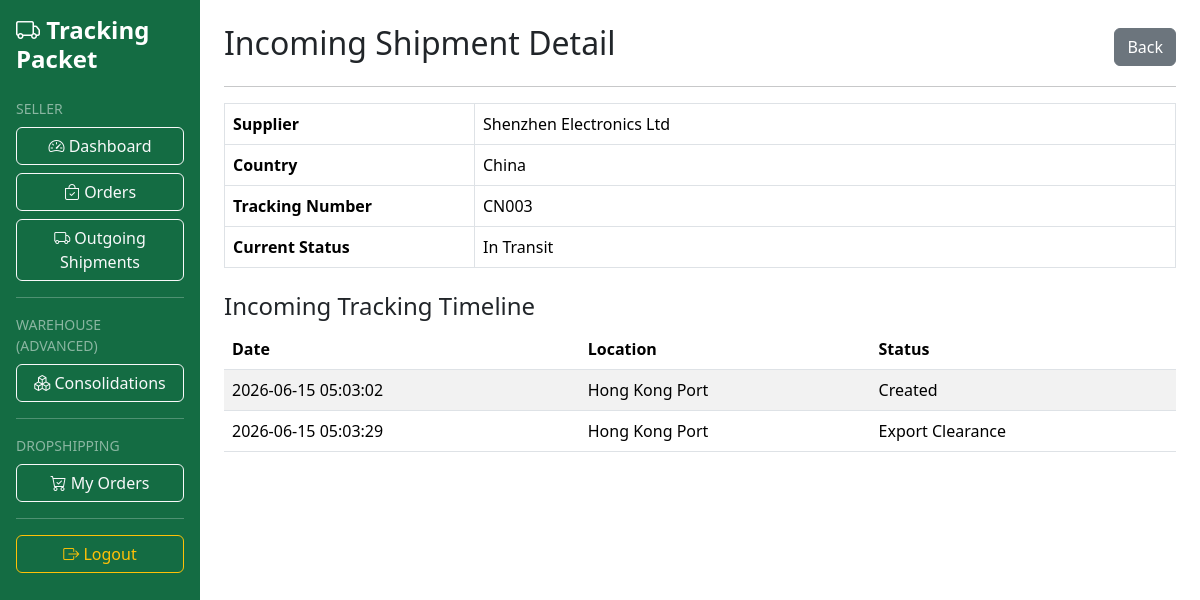
The page /archive/incoming/detail.php?id=1 (signed in) on the database its author committed.
### tables this page shows
CREATE TABLE `incoming_shipments` (
  `id` int(11) NOT NULL,
  `seller_id` int(11) NOT NULL,
  `supplier_id` int(11) NOT NULL,
  `tracking_number` varchar(50) NOT NULL,
  `status` varchar(100) NOT NULL,
  `created_at` timestamp NOT NULL DEFAULT current_timestamp()
);

CREATE TABLE `suppliers` (
  `id` int(11) NOT NULL,
  `seller_id` int(11) NOT NULL,
  `supplier_name` varchar(100) NOT NULL,
  `email` varchar(100) DEFAULT NULL,
  `phone` varchar(30) DEFAULT NULL,
  `country` varchar(100) DEFAULT NULL,
  `created_at` timestamp NOT NULL DEFAULT current_timestamp()
);

CREATE TABLE `incoming_tracking_histories` (
  `id` int(11) NOT NULL,
  `incoming_shipment_id` int(11) NOT NULL,
  `location` varchar(150) NOT NULL,
  `status` varchar(150) NOT NULL,
  `created_at` timestamp NOT NULL DEFAULT current_timestamp()
);

### archive/incoming/detail.php (the view, shortened to what this page needs)
<?php
$id = (int) $_GET['id'];
$query = mysqli_query(
    $conn,
    "SELECT
        incoming_shipments.*,
        suppliers.supplier_name,
        suppliers.country
     FROM incoming_shipments
     JOIN suppliers
        ON suppliers.id = incoming_shipments.supplier_id
     WHERE incoming_shipments.id='$id'"
);
$shipment = mysqli_fetch_assoc($query);
$histories = mysqli_query(
    $conn,
    "SELECT *
     FROM incoming_tracking_histories
     WHERE incoming_shipment_id='$id'
     ORDER BY created_at ASC"
);
include '../../includes/layout-top.php';
?>
    <div class="d-flex justify-content-between align-items-center">
        <h2>Incoming Shipment Detail</h2>
        <a
            href="index.php"
            class="btn btn-secondary">
            Back
        </a>
    </div>
    <hr>
    <table class="table table-bordered">
        <tr>
            <th width="250">Supplier</th>
            <td><?= $shipment['supplier_name']; ?></td>
        </tr>
        <tr>
            <th>Country</th>
            <td><?= $shipment['country']; ?></td>
        </tr>
        <tr>
            <th>Tracking Number</th>
            <td><?= $shipment['tracking_number']; ?></td>
        </tr>
        <tr>
            <th>Current Status</th>
            <td><?= $shipment['status']; ?></td>
        </tr>
    </table>
    <h4 class="mt-4">
        Incoming Tracking Timeline
    </h4>
    <table class="table table-striped">
        <thead>
            <tr>
                <th>Date</th>
                <th>Location</th>
                <th>Status</th>
            </tr>
        </thead>
        <tbody>
        <?php while($history = mysqli_fetch_assoc($histories)) : ?>
            <tr>
                <td><?= $history['created_at']; ?></td>
                <td><?= $history['location']; ?></td>
                <td><?= $history['status']; ?></td>
            </tr>
        <?php endwhile; ?>
        </tbody>
    </table>
<?php include '../../includes/layout-bottom.php'; ?>

### assets/css/custom.css (style rules this page uses)
:root { --primary-green:#198754; --primary-green-dark:#146c43; }
.table thead { background-color:var(--primary-green); color:white; }

### rows shown on the page
incoming_shipments: supplier.supplier_name "Shenzhen Electronics Ltd", supplier.country "China", tracking_number "CN003", status "In Transit"
incoming_tracking_histories: created_at "2026-06-15 05:03:02", location "Hong Kong Port", status "Created"
incoming_tracking_histories: created_at "2026-06-15 05:03:29", location "Hong Kong Port", status "Export Clearance"
